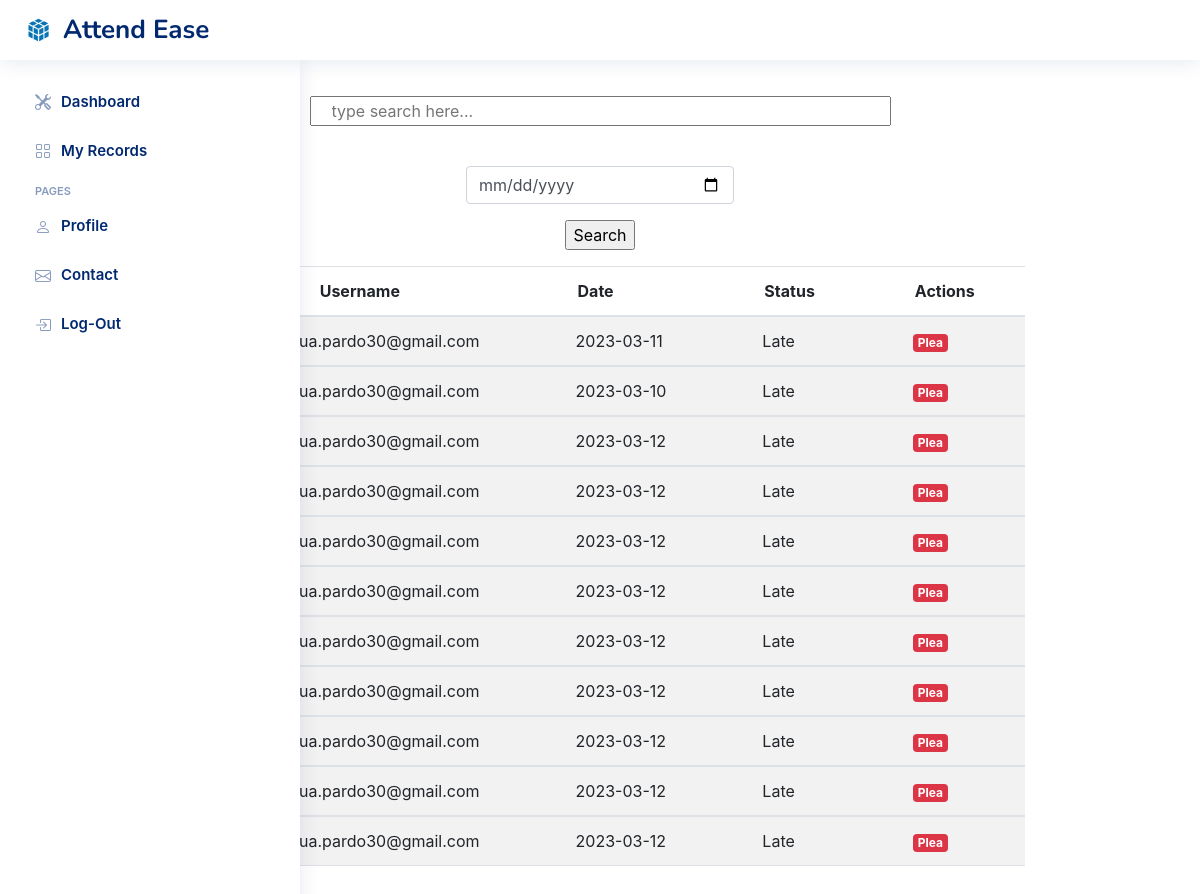
The app's page /myRecords.php (signed in) with its own data.
### tables this page shows
CREATE TABLE `date_status` (
  `id` int NOT NULL AUTO_INCREMENT,
  `username` varchar(45) DEFAULT NULL,
  `date_stats` date DEFAULT NULL,
  `student_status` varchar(45) DEFAULT NULL,
  `plea` varchar(45) DEFAULT NULL,
  `user_id` int DEFAULT NULL,
  PRIMARY KEY (`id`)
);

### myRecords.php (the view, shortened to what this page needs)
<?php
  require_once 'config/connection.php';
  $user = $_SESSION['id'];
  $display_all = "SELECT * FROM date_status where user_id ='$user'";
  $query = mysqli_query($connection, $display_all);
?>
<!DOCTYPE html>
<html>
<head>
  <link href="assets/vendor/bootstrap-icons/bootstrap-icons.css" rel="stylesheet">
  <link href="assets/css/style.css" rel="stylesheet">
  <link href="https://cdn.jsdelivr.net/npm/bootstrap@5.3.0-alpha1/dist/css/bootstrap.min.css" rel="stylesheet">
  <link rel="stylesheet" href="https://stackpath.bootstrapcdn.com/bootstrap/4.3.1/css/bootstrap.min.css">
</head>
<body>
<header id="header" class="header fixed-top d-flex align-items-center">
<div class="d-flex align-items-center justify-content-between">
  <a href="dashboardStudents.php" class="logo d-flex align-items-center">
  <img src="assets/img/icon_cube.png" alt="">
    <span class="d-none d-lg-block">Attend Ease</span>
  </a>
</div>
</header>
<aside id="sidebar" class="sidebar">
<ul class="sidebar-nav" id="sidebar-nav">
<li class="nav-item">
<a class="nav-link collapsed" href="dashboardStudents.php" >
  <i class="bi bi-tools"></i>
  <span>Dashboard</span>
</a>
</li>
<li class="nav-item">
<a class="nav-link collapsed" href="myRecords.php" >
  <i class="bi bi-grid"></i>
  <span>My Records</span>
</a>
</li>
<li class="nav-heading">Pages</li>
<li class="nav-item">
<a class="nav-link collapsed" href="profileStudents.php">
  <i class="bi bi-person"></i>
  <span>Profile</span>
</a>
</li>
<li class="nav-item">
<a class="nav-link collapsed" href="contactStudents.php">
  <i class="bi bi-envelope"></i>
  <span>Contact</span>
</a>
</li>
<li class="nav-item">
<a class="nav-link collapsed" href="logout.php">
  <i class="bi bi-box-arrow-in-right"></i>
  <span>Log-Out</span>
</a>
</li>
</ul>
</aside>
<center>
<div>
    <form action="myRecords.php" method="POST">
      <input type="text" name="search" placeholder="type search here..." size="50px" style="padding-left: 20px;">
                            <div class="w-25 p-3">
                                <input type="date" name="dateofbirth" class="form-control"/>
                            </div>
      <input type="submit" name="searchBtn" value="Search">
    </form>
  </div>
<?php
  if (isset($_POST['searchBtn'])) {
    $search = $_POST['search'];
    if($_POST['dateofbirth'] == NULL)
    {
         $dob = date('Y-m-d');
    }
    else
    {
        $dob = $_POST['dateofbirth'];
    }
    $result = mysqli_query($connection, "SELECT * FROM date_status
      WHERE
        date_stats = '$dob' and user_id = '$user'");
   if (mysqli_num_rows($result) == 0){
      echo "<p style='font-weight:bold' class='py-2 text-warning'>Cannot find student.</p>";
  } ?>
<div class="row">
<div class="col-xxl-15 pt-2 mt-2">
   <div class="h-25 d-inline-block" >
<table class="table table-striped" style="display: block; height: 600px; overflow: auto;">
  <thead >
    <tr class="badge-primary">
      <th scope="col" >#</th>
      <th scope="col" style="padding-left: 100px;padding-right: 100px;"  >Username</th>
      <th scope="col" style="padding-left: 50px;padding-right: 50px;">Date</th>
      <th scope="col" style="padding-left: 50px;padding-right: 50px;">Status</th>
      <th scope="col" style="padding-left: 50px;padding-right: 50px;">Actions</th>
    </tr>
  </thead>
  <?php while($rows = mysqli_fetch_array($result)){ ?>
  <tbody>
    <tr>
    <th><?php echo $rows['id']; ?></th>
        <td class="px-5"><?php echo $rows['username']; ?></td>
        <td class="px-5"><?php echo $rows['date_stats']; ?></td>
        <td class="px-5"><?php echo $rows['student_status']; ?></td>
        <td class="px-5"><a href="myPlea.php?id=<?php echo $rows['user_id']; ?>" class="badge badge-danger"> Plea </a>
         </td>
    </tr>
  </tbody>
  <?php } ?>
  <?php }
    else { ?>
      <div class="row">
      <div class="col-xxl-15 pt-2 mt-2">
      <div class="h-25 d-inline-block" >
      <table class="table table-striped" style="display: block; height: 600px; overflow: auto;">
      <thead>
    <tr class="badge-primary">
    <th scope="col" >#</th>
      <th scope="col" style="padding-left: 100px;padding-right: 100px;">Username</th>
      <th scope="col" style="padding-left: 50px;padding-right: 50px;">Date</th>
      <th scope="col" style="padding-left: 50px;padding-right: 50px;">Status</th>
      <th scope="col" style="padding-left: 50px;padding-right: 50px;">Actions</th>
    </tr>
  </thead>
        <?php while($rows = mysqli_fetch_array($query)){ ?>
        <tbody style="background-color: white;">
          <tr>
        <th><?php echo $rows['id']; ?></th>
        <td class="px-5"><?php echo $rows['username']; ?></td>
        <td class="px-5"><?php echo $rows['date_stats']; ?></td>
        <td class="px-5"><?php echo $rows['student_status']; ?></td>
        <td class="px-5"><a href="myPlea.php?id=<?php echo $rows['id']; ?>" class="badge badge-danger"> Plea </a>
      </tr>
        </tbody>
        <?php } ?>
      </table>
    <?php } ?>
</center>
</body>
</html>

### assets/css/style.css (style rules this page uses)
:root { scroll-behavior: smooth; }
body { font-family: "Open Sans", sans-serif; background: #f6f9ff; color: #444444; }
a { color: #4154f1; text-decoration: none; }
.logo { line-height: 1; }
@media (min-width: 1200px) { .logo { width: 280px; } }
.logo img { max-height: 26px; margin-right: 6px; }
.logo span { font-size: 26px; font-weight: 700; color: #012970; font-family: "Nunito", sans-serif; }
.header { transition: all 0.5s; z-index: 997; height: 60px; box-shadow: 0px 2px 20px rgba(1, 41, 112, 0.1); background-color: #fff; padding-left: 20px; }
.sidebar { position: fixed; top: 60px; left: 0; bottom: 0; width: 300px; z-index: 996; transition: all 0.3s; padding: 20px; overflow-y: auto; scrollbar-width: thin; scrollbar-color: #aab7cf transparent; box-shadow: 0px 0px 20px rgba(1, 41, 112, 0.1); background-color: #fff; }
.sidebar-nav { padding: 0; margin: 0; list-style: none; }
.sidebar-nav li { padding: 0; margin: 0; list-style: none; }
.sidebar-nav .nav-item { margin-bottom: 5px; }
.sidebar-nav .nav-heading { font-size: 11px; text-transform: uppercase; color: #899bbd; font-weight: 600; margin: 10px 0 5px 15px; }
.sidebar-nav .nav-link { display: flex; align-items: center; font-size: 15px; font-weight: 600; color: #ffffff; transition: 0.3; background: #f6f9ff; padding: 10px 15px; border-radius: 4px; }
.sidebar-nav .nav-link i { font-size: 16px; margin-right: 10px; color: #4154f1; }
.sidebar-nav .nav-link.collapsed { color: #012970; background: #fff; }
.sidebar-nav .nav-link.collapsed i { color: #899bbd; }

### myRecords.php (style rules this page uses)
html, body { height:100%; }

### records on screen
date_status: username "joshua.pardo30@gmail.com", date_stats "2023-03-11", student_status "Late"
date_status: username "joshua.pardo30@gmail.com", date_stats "2023-03-10", student_status "Late"
date_status: username "joshua.pardo30@gmail.com", date_stats "2023-03-12", student_status "Late"
date_status: username "joshua.pardo30@gmail.com", date_stats "2023-03-12", student_status "Late"
date_status: username "joshua.pardo30@gmail.com", date_stats "2023-03-12", student_status "Late"
date_status: username "joshua.pardo30@gmail.com", date_stats "2023-03-12", student_status "Late"
date_status: username "joshua.pardo30@gmail.com", date_stats "2023-03-12", student_status "Late"
date_status: username "joshua.pardo30@gmail.com", date_stats "2023-03-12", student_status "Late"
date_status: username "joshua.pardo30@gmail.com", date_stats "2023-03-12", student_status "Late"
date_status: username "joshua.pardo30@gmail.com", date_stats "2023-03-12", student_status "Late"
date_status: username "joshua.pardo30@gmail.com", date_stats "2023-03-12", student_status "Late"
